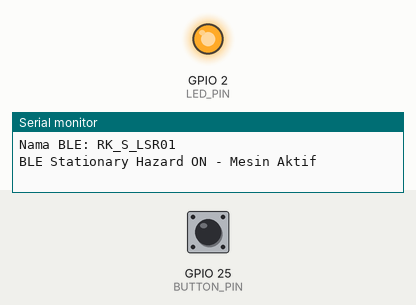
Simulated run of this sketch. Board: ESP32. Shown: output pins drawn as LEDs (lit = HIGH), the last lines printed to the serial monitor. Inputs (shaded band) come from the test bench; at power-on: GPIO 25 (BUTTON_PIN) HIGH. Nothing arrives over Bluetooth unless stated.

Above: at 2.2 s.
2.3 s: GPIO 25 (BUTTON_PIN) pulled LOW for 0.15 s
At 3.4 s:
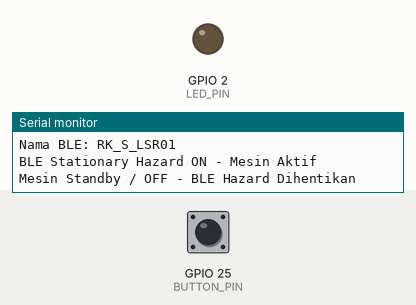
5.4 s: GPIO 25 (BUTTON_PIN) pulled LOW for 1 s
At 6.0 s:
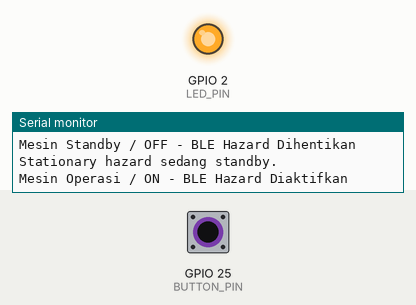
9.4 s: GPIO 25 (BUTTON_PIN) pulled LOW for 3.2 s
At 10.4 s:
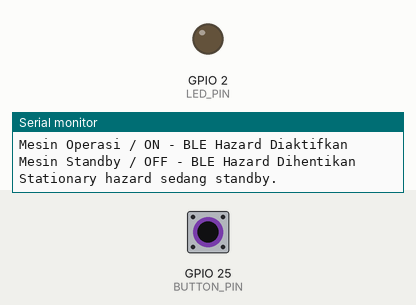
14.1 s: GPIO 25 (BUTTON_PIN) driven LOW
At 15.4 s:
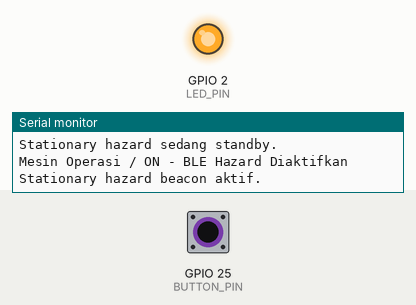
Timing chart, 0 to 17.1 s (numbered marks = the images above; inputs shaded):
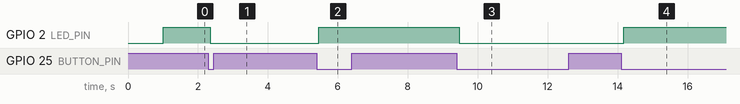

The sketch:

hazard_stationary_l01.ino
```cpp
#include <Arduino.h>
#include <BLEAdvertising.h>
#include <BLEDevice.h>
#include <BLEUtils.h>

/*
 * Node hazard stasioner untuk mesin diam (misal Laser Cutter LSR01 atau Gerinda GRD01).
 *
 * Standar Reksa Industrial Beacon (11 karakter, ultra-fast zero-overhead):
 * Format: RK_[CAT]_[TYP][NN]
 * RK_S_LSR01 -> Stationary Hazard, Laser Cutter Unit 01.
 * Helm mendeteksi awalan "RK_" dan mengklasifikasikan kategori dalam hitungan nanodetik.
 * (Legacy format: REKSA_HAZARD_L01 tetap didukung sebagai fallback).
 */

const char *HAZARD_NAME = "RK_S_LSR01";
BLEAdvertising *advertising = nullptr;

const int BUTTON_PIN = 25;
const int LED_PIN = 2;
bool isAdvertising = true;
bool lastButtonState = HIGH;

void startAdvertising() {
  BLEAdvertisementData advertisementData;
  BLEAdvertisementData scanResponseData;

  advertisementData.setFlags(0x06);
  scanResponseData.setName(HAZARD_NAME);

  advertising->setAdvertisementData(advertisementData);
  advertising->setScanResponseData(scanResponseData);
  advertising->setScanResponse(true);

  // Interval BLE untuk mesin stasioner (160ms - 240ms)
  // 0x0100 = 160 ms, 0x0180 = 240 ms
  advertising->setMinInterval(0x0100);
  advertising->setMaxInterval(0x0180);

  advertising->start();
  Serial.println("BLE Stationary Hazard ON - Mesin Aktif");
}

void setup() {
  Serial.begin(115200);
  delay(1000);

  pinMode(BUTTON_PIN, INPUT_PULLUP);
  pinMode(LED_PIN, OUTPUT);

  Serial.println("\nMemulai REKSA Stationary Hazard Node (Laser/Mesin)...");
  Serial.print("Nama BLE: ");
  Serial.println(HAZARD_NAME);

  BLEDevice::init(HAZARD_NAME);
  advertising = BLEDevice::getAdvertising();

  startAdvertising();
  digitalWrite(LED_PIN, HIGH);
}

void loop() {
  bool currentButtonState = digitalRead(BUTTON_PIN);
  if (lastButtonState == HIGH && currentButtonState == LOW) {
    delay(50);
    if (digitalRead(BUTTON_PIN) == LOW) {
      if (isAdvertising) {
        advertising->stop();
        digitalWrite(LED_PIN, LOW);
        Serial.println("Mesin Standby / OFF - BLE Hazard Dihentikan");
      } else {
        advertising->start();
        digitalWrite(LED_PIN, HIGH);
        Serial.println("Mesin Operasi / ON - BLE Hazard Diaktifkan");
      }
      isAdvertising = !isAdvertising;
    }
  }

  lastButtonState = currentButtonState;

  static unsigned long lastStatusAt = 0;
  if (millis() - lastStatusAt >= 5000) {
    lastStatusAt = millis();
    if (isAdvertising) {
      Serial.println("Stationary hazard beacon aktif.");
    } else {
      Serial.println("Stationary hazard sedang standby.");
    }
  }

  delay(50);
}
```

Measured:
- after the input at 2.3 s, GPIO 2 (LED_PIN): HIGH → LOW after 0.06 s
- after the input at 5.4 s, GPIO 2 (LED_PIN): LOW → HIGH after 0.06 s
- after the input at 9.4 s, GPIO 2 (LED_PIN): HIGH → LOW after 0.07 s
- after the input at 14.1 s, GPIO 2 (LED_PIN): LOW → HIGH after 0.07 s
